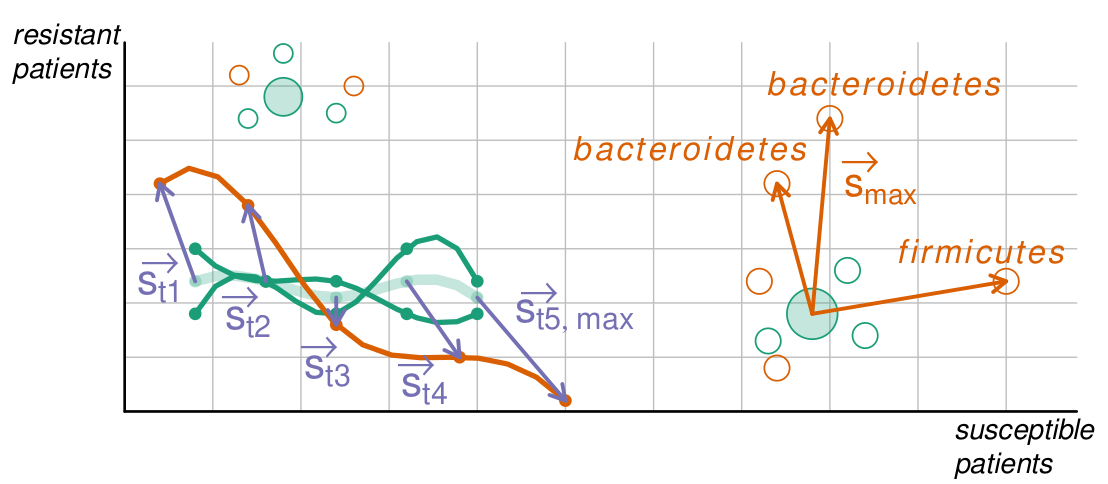

Source code (R):
require(circlize)
require(RColorBrewer)
require(latex2exp)

addAlpha <- function(col, alpha = .25) {
  apply(sapply(col, col2rgb) / 255, 2, function(x)
    rgb(x[1], x[2], x[3], alpha = alpha))
}

colors <- brewer.pal(7, "Dark2")
alpha.cols <- sapply(colors, addAlpha)

pdf('figure_1a_bis_medical.pdf', width = 8, height = 6)

plot(
  NA,
  pch = c(20, 18, 18),
  lwd = 2.5,
  cex = 3,
  xlim = c(0, 6),
  ylim = c(0, 6),  # antes era 4
  axes = FALSE,
  xlab = '',
  ylab = ''
)

for (i in 0:10){
    segments(x0 = i/2 + .6, y0 = .6, x1 = i/2 + .6, y1 = 4, col = "grey", lwd = .8)
}

for (i in 0:6){
    segments(x0 = .6, y0 = i/2 + .6, x1 = 6, y1 = i/2 + .6, col = "grey", lwd = .8)
}

lines(c(.6, .6), c(.6, 4), col = "black", lwd = 1.5)              
lines(c(.6, 6), c(.6, .6), col = "black", lwd = 1.5)              

# Tissue labels
text(0, 3.7, label = TeX('\\textit{resistant\npatients}'), pos = 4, offset = -.2, cex = 1.0)
text(5.7, -.05, label = TeX('\\textit{susceptible\npatients}'), pos = 3, offset = .1, cex = 1.0)


centroid_1 <- c(1.5, 3.5)
centroid_2 <- c(4.5, 1.5)
# expression_vectors <- 

points(centroid_1[1], centroid_1[2], pch = 21, bg = alpha.cols[[1]], col = colors[[1]], cex = 3)
points(centroid_2[1], centroid_2[2], pch = 21, bg = alpha.cols[[1]], col = colors[[1]], cex = 4)


centroid_1_pts <- list(
  p1 = centroid_1 + c(0.0, 0.4),
  p2 = centroid_1 + c(0.4, 0.1),
  p3 = centroid_1 + c(0.3, -0.15),
  p4 = centroid_1 + c(-0.2, -0.2),
  p5 = centroid_1 + c(-0.25, 0.2)
)

set.seed(1)

for (tp in names(centroid_1_pts)) {
  pt <- centroid_1_pts[[tp]]
  points(pt[1], pt[2], pch = 21, col = colors[sample(1:2, 1)], cex = 1.5)
}

centroid_2_pts <- list(
  p1 = centroid_2 + c(-0.25, -0.25),
  p2 = centroid_2 + c(0.2, 0.4),
  p3 = centroid_2 + c(0.3, -0.2),
  p4 = centroid_2 + c(-0.2, -0.5),
  p5 = centroid_2 + c(-0.3, 0.3)
)

for (tp in names(centroid_2_pts)) {
  pt <- centroid_2_pts[[tp]]
  points(pt[1], pt[2], pch = 21, col = colors[sample(1:2, 1)], cex = 2)
}

centroid_2_paras <- list(
    p1 = centroid_2 + c(-0.2, 1.2),
    p2 = centroid_2 + c(0.1, 1.8),
    p3 = centroid_2 + c(1.1, 0.3)
)

for (tp in names(centroid_2_paras)) {
  pt <- centroid_2_paras[[tp]]
  arrows(centroid_2[1], centroid_2[2], pt[1], pt[2],
         col = colors[2],
         lwd = 2.2,
         length = 0.1)
  points(pt[1], pt[2], pch = 21, col = colors[2], cex = 2)
}

text(
  centroid_2_paras[[1]][1] - 0.5,
  centroid_2_paras[[1]][2] - 0.1,
  label = TeX('$\\textit{bacteroidetes}$'),
  pos = 3,
  offset = 1,
  col = colors[[2]],
  cex = 1.2
)

text(
  centroid_2_paras[[1]][1] + .59,
  centroid_2_paras[[1]][2] - .5,
  labels = TeX(paste0("${s}_{max}$")),
  pos = 3,
  offset = 1,
  col = colors[[2]],
  cex = 1.4
)

text(
    centroid_2_paras[[1]][1] + .47,
    centroid_2_paras[[1]][2] + .2,
    labels = TeX("$\\rightarrow$"),
    cex = 1.4,
    col = colors[[2]]
  )

text(
  centroid_2_paras[[2]][1] + .3,
  centroid_2_paras[[2]][2] - .1,
  label = TeX('$\\textit{bacteroidetes}$'),
  pos = 3,
  offset = 1,
  col = colors[[2]],
  cex = 1.2
)

text(
  centroid_2_paras[[3]][1] - .15,
  centroid_2_paras[[3]][2] - .15,
  label = TeX('$\\textit{firmicutes}$'),
  pos = 3,
  offset = 1,
  col = colors[[2]],
  cex = 1.2
)

# Ortholog trajectories (2 examples) and average
orth_1 <- c(1, 2, 1, 3, 2)
orth_2 <- c(3, 2, 2, 1, 1)
mean <- (orth_1 + orth_2) / 2
diff_vecs <- c(5, 4.5, 4, 4.3, 5)

# Map time to space
map_time_to_coord <- function(x, y_base, step=0.4) {
  coords <- lapply(1:length(x), function(i) c(0.6 + i*step, y_base + x[i] * 0.3))
  return(do.call(rbind, coords))
}

orth_1_pts <- map_time_to_coord(orth_1, 1.2)
orth_2_pts <- map_time_to_coord(orth_2, 1.2)
mean_pts  <- map_time_to_coord(mean, 1.2)
diff_pts <- matrix(c(
  0.8, 2.7,
  1.3, 2.5,
  1.8, 1.4,
  2.5, 1.1,
  3.1, 0.7
), ncol = 2, byrow = TRUE)

# Smooth lines
lines(spline(orth_1_pts), col = colors[[1]], lwd = 3)
lines(spline(orth_2_pts), col = colors[[1]], lwd = 3)
lines(spline(mean_pts), col = alpha.cols[[1]], lwd = 6)
lines(spline(diff_pts), col = colors[[2]], lwd = 3)

# Points
points(orth_1_pts, pch = 16, col = colors[[1]])
points(orth_2_pts, pch = 16, col = colors[[1]])
points(mean_pts, pch = 16, col = alpha.cols[[1]])
points(diff_pts, pch = 16, col = colors[[2]])

# Shift vectors from mean to diff points
for (i in 1:nrow(mean_pts)) {
  arrows(mean_pts[i, 1], mean_pts[i, 2],
         diff_pts[i, 1], diff_pts[i, 2],
         length = 0.1, col = colors[[3]], lwd = 2.2)
}

s_vec <- matrix(c(
  0, 0,
  0.05,- 0.22 ,
  0.05,- 0.05 ,
  0.05, -0.14,
  0.4, 0.8
), ncol = 2, byrow = TRUE)

for (i in 1:nrow(mean_pts)) {
  
  x_coord <- (mean_pts[i, 1] + diff_pts[i, 1]) / 2 - 0.1
  y_coord <- (mean_pts[i, 2] + diff_pts[i, 2]) / 2 - 0.5

  if (i == 5 ) {
    # print(s_vec[i, 1])
    subscript <- paste0("t", i, ",max") 
    # x_coord <- x_coord + s_vec[i, 1]
    # y_coord <- y_coord + s_vec[i, 2]
    arrow_coord <- x_coord + 0.2
   
  }
  else {
    subscript <- paste0("t", i)
    arrow_coord <- x_coord

  }

#   if(i == 2 || i == 3 ) {
#     y_coord <- y_coord - 0.3  
#     x_coord <- x_coord + 0.2
#     arrow_coord <- x_coord 

# }

  text(
    x = x_coord + s_vec[i, 1],
    y = y_coord + s_vec[i, 2],
    labels = TeX(paste0("${s}_{", subscript, "}$")),
    cex = 1.5,
    col = colors[[3]]
  )

  text(
    x = arrow_coord,
    y = y_coord+ s_vec[i, 2]+0.22,
    labels = TeX("$\\rightarrow$"),
    cex = 1.4,
    col = colors[[3]]
  )
}



dev.off()
